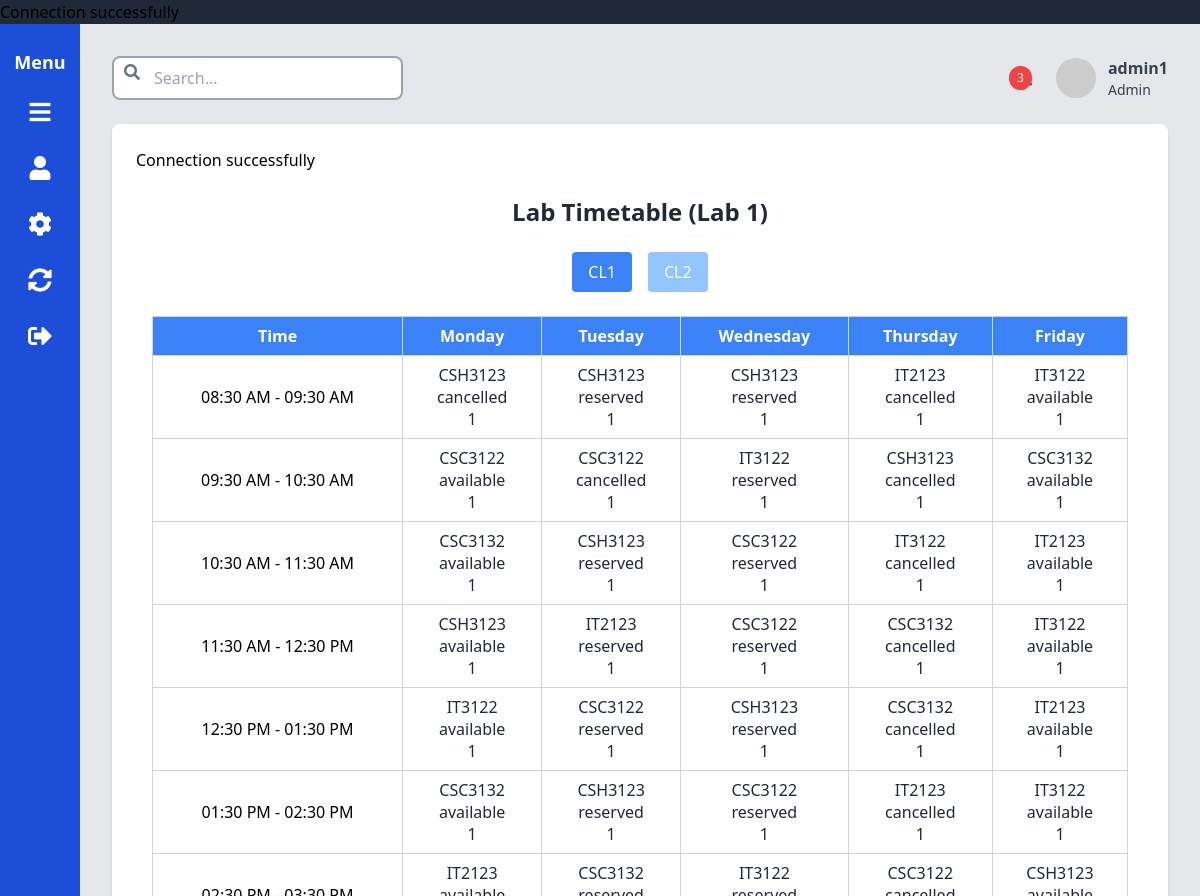
Screenshot of /public/dashboard/dashboard.php?content=../../public/timetable/view_table.php (signed in) with the database file from the repository.
### tables this page shows
CREATE TABLE `timetable_slots` (
  `id` int(11) NOT NULL,
  `day_of_week` enum('Monday','Tuesday','Wednesday','Thursday','Friday') NOT NULL,
  `start_time` time DEFAULT NULL,
  `end_time` time DEFAULT NULL,
  `lab_id` int(11) NOT NULL,
  `subject_code` varchar(8) DEFAULT NULL,
  `status` enum('available','reserved','cancelled') DEFAULT 'available'
);

### public/timetable/view_table.php (the view, shortened to what this page needs)
<?php
require '../../conf/dbconf.php';
function initializeTimetable($days, $hours) {
    $timetable = [];
    foreach ($days as $day) {
        $timetable[$day] = [];
        foreach ($hours as $hour) {
            $start = sprintf('%02d:30:00', $hour);
            $end = sprintf('%02d:30:00', $hour + 1);
            $timetable[$day][] = [
                'start_time' => $start,
                'end_time' => $end,
                'status' => 'available',
                'subject_code' => null,
                'id' => null,
                'day_of_week' => $day
            ];
        }
    }
    return $timetable;
}
function fetchTimetableData($conn, $lab_id) {
    $stmt = $conn->prepare(<<<SQL
        SELECT day_of_week, start_time, end_time, status, subject_code, id,lab_id
        FROM timetable_slots
        WHERE lab_id = ?
        ORDER BY FIELD(day_of_week, 'Monday', 'Tuesday', 'Wednesday', 'Thursday', 'Friday'), start_time
    SQL);
    $stmt->bind_param("i", $lab_id);
    $stmt->execute();
    return $stmt->get_result();
}
function renderTimetable($days, $timetable, $hours) {
    echo "<table class='table-auto w-full border-collapse border border-gray-300'>";
    echo "<thead><tr class='bg-blue-500 text-white'>";
    echo "<th class='border border-gray-300 px-4 py-2'>Time</th>";
    foreach ($days as $day) {
        echo "<th class='border border-gray-300 px-4 py-2'>{$day}</th>";
    }
    echo "</tr></thead><tbody>";
    foreach ($hours as $hour) {
        $start_time = sprintf('%02d:30:00', $hour);
        $end_time = sprintf('%02d:30:00', $hour + 1);
        echo "<tr>";
        echo "<td class='border border-gray-300 px-4 py-2 text-center'>" . date('h:i A', strtotime($start_time)) . " - " . date('h:i A', strtotime($end_time)) . "</td>";
        foreach ($days as $day) {
            $slot = array_filter($timetable[$day], fn($s) => $s['start_time'] === $start_time);
            $slot = current($slot) ?: ['status' => 'available', 'subject_code' => null, 'id' => null, 'start_time' => $start_time, 'day_of_week' => $day];
            $display_status = $slot['status'];
            $display_subject = $slot['subject_code'] ?? '';
            $display_id = $slot['id'] ?? '';
            $display_labid = $slot['lab_id'] ?? '';
            $display_stime = $slot['start_time'] ?? '';
            $display_etime = $slot['end_time'] ?? '';
            $display_day = $slot['day_of_week'] ?? '';
            echo "<td class='hover:bg-gray-100 border border-gray-300 px-4 py-2 text-center'
                    onclick=\"showPopup('{$display_subject}', '{$display_status}', '{$display_stime}'
                                        , '{$display_etime}', '{$display_id}', '{$display_labid}', '{$display_day}')\">";
            echo "<div class='font-medium text-gray-800'>{$display_subject}</div>";
            echo "<div class='font-medium text-gray-800'>{$display_status}</div>";
            echo "<div class='font-medium text-gray-800'>{$display_labid}</div>";
            echo "</td>";
        }
        echo "</tr>";
    }
    echo "</tbody></table>";
}
$lab_id = isset($_GET['lab_id']) ? intval($_GET['lab_id']) : 1;
$days = ['Monday', 'Tuesday', 'Wednesday', 'Thursday', 'Friday'];
$hours = range(8, 15);
$timetable = initializeTimetable($days, $hours);
$result = fetchTimetableData($conn, $lab_id);
updateTimetable($timetable, $result);
?>
<!DOCTYPE html>
<html lang="en">
<head>
    <script src="https://cdn.tailwindcss.com"></script>
</head>
<body class="bg-gray-100 font-sans">
<div class="container mx-auto px-4 py-6">
    <h1 class="text-2xl font-bold text-center text-gray-800 mb-6">Lab Timetable (Lab <?php echo $lab_id; ?>)</h1>
    <div class="flex justify-center space-x-4 mb-6">
        <a href="../dashboard/dashboard.php?content=../../public/timetable/view_table.php&lab_id=1" class="bg-blue-<?php echo ($lab_id == 1) ? '500' : '300'; ?> text-white px-4 py-2 rounded hover:bg-blue-600">CL1</a>
        <a href="../dashboard/dashboard.php?content=../../public/timetable/view_table.php&lab_id=2" class="bg-blue-<?php echo ($lab_id == 2) ? '500' : '300'; ?> text-white px-4 py-2 rounded hover:bg-blue-600">CL2</a>
    </div>
    <?php renderTimetable($days, $timetable, $hours); ?>
</div>
</body>
</html>

### rows the page displays
timetable_slots: subject_code "CSH3123", status "cancelled", lab "1"
timetable_slots: subject_code "CSH3123", status "reserved", lab "1"
timetable_slots: subject_code "CSH3123", status "reserved", lab "1"
timetable_slots: subject_code "IT2123", status "cancelled", lab "1"
timetable_slots: subject_code "IT3122", status "available", lab "1"
timetable_slots: subject_code "CSC3122", status "available", lab "1"
timetable_slots: subject_code "CSC3122", status "cancelled", lab "1"
timetable_slots: subject_code "IT3122", status "reserved", lab "1"
timetable_slots: subject_code "CSH3123", status "cancelled", lab "1"
timetable_slots: subject_code "CSC3132", status "available", lab "1"
timetable_slots: subject_code "CSC3132", status "available", lab "1"
timetable_slots: subject_code "CSH3123", status "reserved", lab "1"
timetable_slots: subject_code "CSC3122", status "reserved", lab "1"
timetable_slots: subject_code "IT3122", status "cancelled", lab "1"
timetable_slots: subject_code "IT2123", status "available", lab "1"
timetable_slots: subject_code "CSH3123", status "available", lab "1"
timetable_slots: subject_code "IT2123", status "reserved", lab "1"
timetable_slots: subject_code "CSC3122", status "reserved", lab "1"
timetable_slots: subject_code "CSC3132", status "cancelled", lab "1"
timetable_slots: subject_code "IT3122", status "available", lab "1"
timetable_slots: subject_code "IT3122", status "available", lab "1"
timetable_slots: subject_code "CSC3122", status "reserved", lab "1"
timetable_slots: subject_code "CSH3123", status "reserved", lab "1"
timetable_slots: subject_code "CSC3132", status "cancelled", lab "1"
timetable_slots: subject_code "IT2123", status "available", lab "1"
timetable_slots: subject_code "CSC3132", status "available", lab "1"
timetable_slots: subject_code "CSH3123", status "reserved", lab "1"
timetable_slots: subject_code "CSC3122", status "reserved", lab "1"
timetable_slots: subject_code "IT2123", status "cancelled", lab "1"
timetable_slots: subject_code "IT3122", status "available", lab "1"
timetable_slots: subject_code "IT2123"
timetable_slots: subject_code "CSC3132"
timetable_slots: subject_code "IT3122"
timetable_slots: subject_code "CSC3122"
timetable_slots: subject_code "CSH3123"

### other values shown
$_SESSION['user'] "admin1"
$lab_id "1"
$day "Monday"
$day "Tuesday"
$day "Wednesday"
$day "Thursday"
$day "Friday"
date('h:i A', strtotime($start_time)) "08:30 AM"
date('h:i A', strtotime($end_time)) "09:30 AM"
date('h:i A', strtotime($start_time)) "09:30 AM"
date('h:i A', strtotime($end_time)) "10:30 AM"
date('h:i A', strtotime($start_time)) "10:30 AM"
date('h:i A', strtotime($end_time)) "11:30 AM"
date('h:i A', strtotime($start_time)) "11:30 AM"
date('h:i A', strtotime($end_time)) "12:30 PM"
